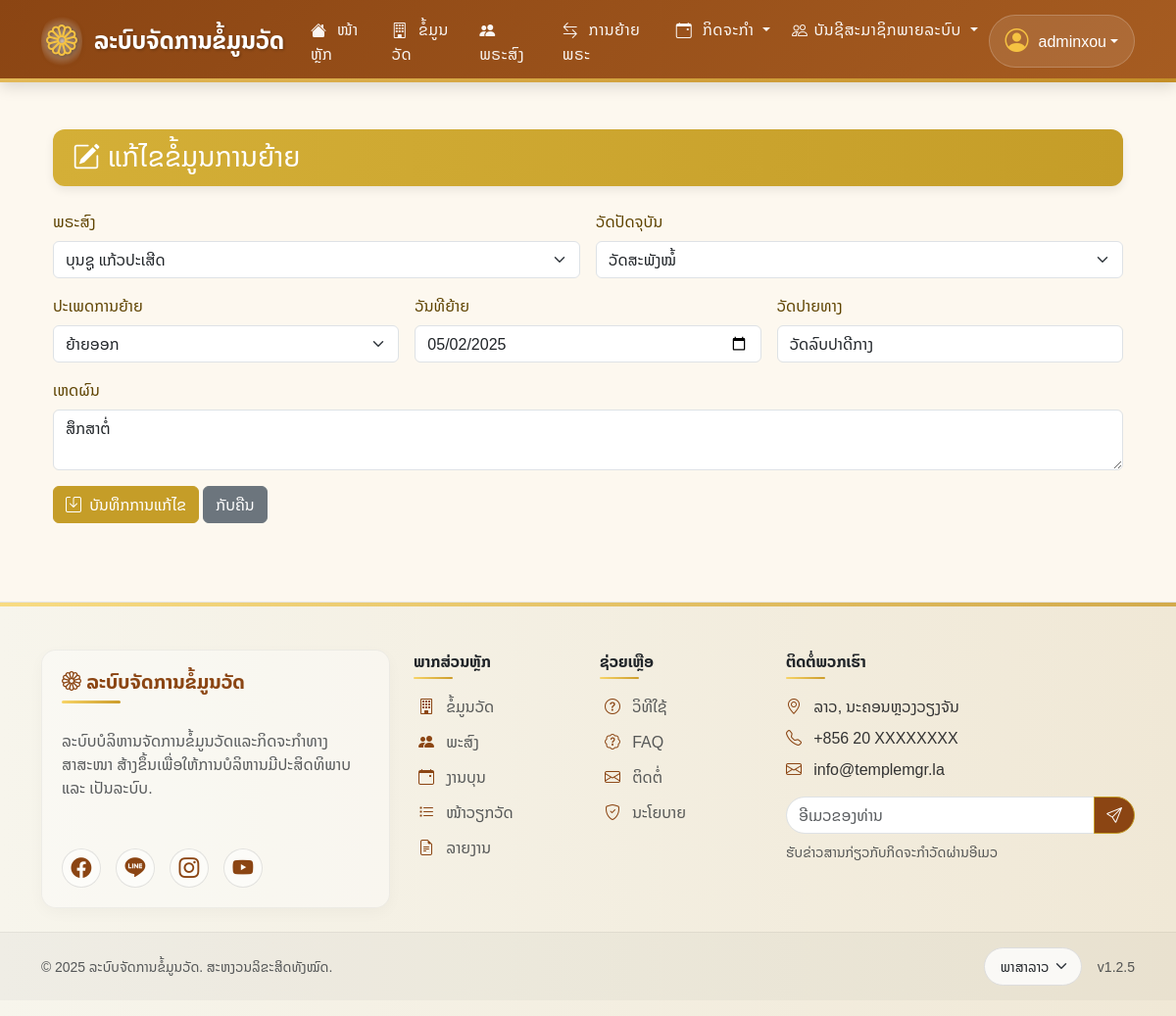
The app's page /monk_transfers/edit.php?id=4 (signed in) with its own data.
### tables this page shows
CREATE TABLE `monk_transfers` (
  `transfer_id` int(11) NOT NULL,
  `monk_id` int(11) NOT NULL,
  `temple_id` int(11) NOT NULL,
  `transfer_type` enum('ຍ້າຍເຂົ້າ','ຍ້າຍອອກ') NOT NULL,
  `transfer_date` date NOT NULL,
  `goto_temple` varchar(255) DEFAULT NULL,
  `reason` text DEFAULT NULL,
  `created_at` timestamp NULL DEFAULT current_timestamp(),
  `updated_at` timestamp NOT NULL DEFAULT current_timestamp() ON UPDATE current_timestamp()
);

### monk_transfers/edit.php (the view, shortened to what this page needs)
<?php
include '../includes/header.php';
$id = isset($_GET['id']) ? (int)$_GET['id'] : 0;
$stmt = $conn->prepare("SELECT * FROM monk_transfers WHERE transfer_id = ?");
$stmt->bind_param("i", $id);
$stmt->execute();
$result = $stmt->get_result();
$transfer = $result->fetch_assoc();
?>
<div class="container mt-4 mb-5">
  <h3 class="mb-4"><i class="bi bi-pencil-square me-2"></i>ແກ້ໄຂຂໍ້ມູນການຍ້າຍ</h3>
  <form method="POST" class="row g-3">
    <div class="col-md-6">
      <label class="form-label">ພຣະສົງ</label>
      <select name="monk_id" class="form-select" required>
        <?php
        $monks = $conn->query("SELECT monk_id, first_name, last_name FROM monks ORDER BY first_name ASC");
        while ($row = $monks->fetch_assoc()):
          $selected = $transfer['monk_id'] == $row['monk_id'] ? 'selected' : '';
        ?>
        <option value="<?= $row['monk_id'] ?>" <?= $selected ?>>
          <?= $row['first_name'] . ' ' . $row['last_name'] ?>
        </option>
        <?php endwhile; ?>
      </select>
    </div>
    <div class="col-md-6">
      <label class="form-label">ວັດປັດຈຸບັນ</label>
      <select name="temple_id" class="form-select" required>
        <?php
        $temples = $conn->query("SELECT temple_id, temple_name FROM temples ORDER BY temple_name ASC");
        while ($row = $temples->fetch_assoc()):
          $selected = $transfer['temple_id'] == $row['temple_id'] ? 'selected' : '';
        ?>
        <option value="<?= $row['temple_id'] ?>" <?= $selected ?>>
          <?= $row['temple_name'] ?>
        </option>
        <?php endwhile; ?>
      </select>
    </div>
    <div class="col-md-4">
      <label class="form-label">ປະເພດການຍ້າຍ</label>
      <select name="transfer_type" class="form-select" required>
        <option value="ຍ້າຍອອກ" <?= $transfer['transfer_type'] === 'ຍ້າຍອອກ' ? 'selected' : '' ?>>ຍ້າຍອອກ</option>
      </select>
    </div>
    <div class="col-md-4">
      <label class="form-label">ວັນທີຍ້າຍ</label>
      <input type="date" name="transfer_date" class="form-control" value="<?= $transfer['transfer_date'] ?>" required>
    </div>
    <div class="col-md-4">
      <label class="form-label">ວັດປາຍທາງ</label>
      <input type="text" name="goto_temple" class="form-control" value="<?= htmlspecialchars($transfer['goto_temple']) ?>">
    </div>
    <div class="col-12">
      <label class="form-label">ເຫດຜົນ</label>
      <textarea name="reason" rows="2" class="form-control"><?= htmlspecialchars($transfer['reason']) ?></textarea>
    </div>
    <div class="col-12">
      <button type="submit" class="btn btn-primary"><i class="bi bi-save me-1"></i> ບັນທຶກການແກ້ໄຂ</button>
      <a href="list.php" class="btn btn-secondary">ກັບຄືນ</a>
    </div>
  </form>
</div>
<?php include '../includes/footer.php'; ?>

### includes/header.php (style rules this page uses)
:root { --primary-color: #8b4513; --primary-dark: #6a340f; --primary-light: #a65c21; --secondary-color: #f5c242; --secondary-dark: #e0af30; --accent-color: #ffc107; --background-color: #fffaf0; --text-color: #333; --header-height: 75px; --gold-gradient: linear-gradient(135deg, #f8d568, #cb9b29); --wood-gradient: linear-gradient(135deg,rgb(139, 69, 19), #a65c21); }
body { font-family: 'Noto Sans Lao', sans-serif; background-color: var(--background-color); color: var(--text-color); overflow-x: hidden; }

### monk_transfers/edit.php (style rules this page uses)
body { background-color: #fdf8ef; }
h3 { background: linear-gradient(to right, #d4af37, #c59d28); padding: 12px 20px; border-radius: 12px; color: white; box-shadow: 0 4px 10px rgba(0,0,0,0.08); }
.btn-primary { background-color: #c59d28; border-color: #c59d28; }
.form-label { font-weight: 500; color: #5e4300; }

### records on screen
monk_transfers: transfer_type "ຍ້າຍອອກ", transfer_date "05/02/2025", goto_temple "ວັດລົບປາດີກາງ", reason "ສຶກສາຕໍ່"

### other values on screen
$userName "adminxou"
form field monk_id "ບຸນຊູ ແກ້ວປະເສີດ"
form field temple_id "ວັດສະພັງໝໍ້"
